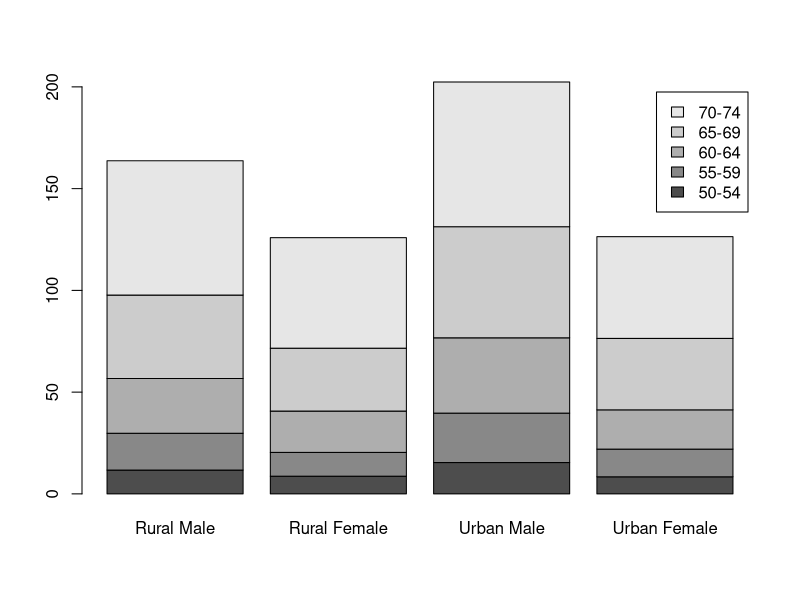
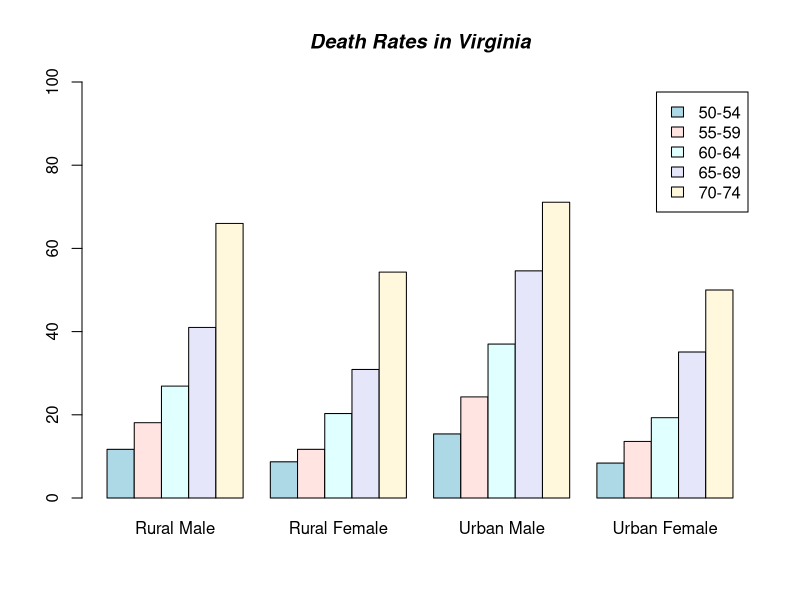

Write R code to recreate these figures, in order.
## ---- chunk 1
v <- c(42, 92, 39, 19, 12, 16, 2, 0, 8.5, 50, 4,
           13, 0, -4, 9, 10, 0, 3, NA, 32, 28, 7, 11,
           -3, 8, 74, 70, 12, 20, -1, 6.7, NA, 6, 3, 
           -1, 1, 0, NA, 42, -0.2, 17, 3.1, -5, 11, 1,
           51, 46, 2, 51, 13, NA, 0, 30, -5, 9, NA)
## ---- chunk 2
barplot(VADeaths, legend= rownames(VADeaths))

## ---- chunk 3
barplot(VADeaths, beside = TRUE, 
    col = c("lightblue", "mistyrose", "lightcyan","lavender", "cornsilk"),
    legend = rownames(VADeaths), ylim = c(0, 100))
    title(main = "Death Rates in Virginia", font.main = 4)
